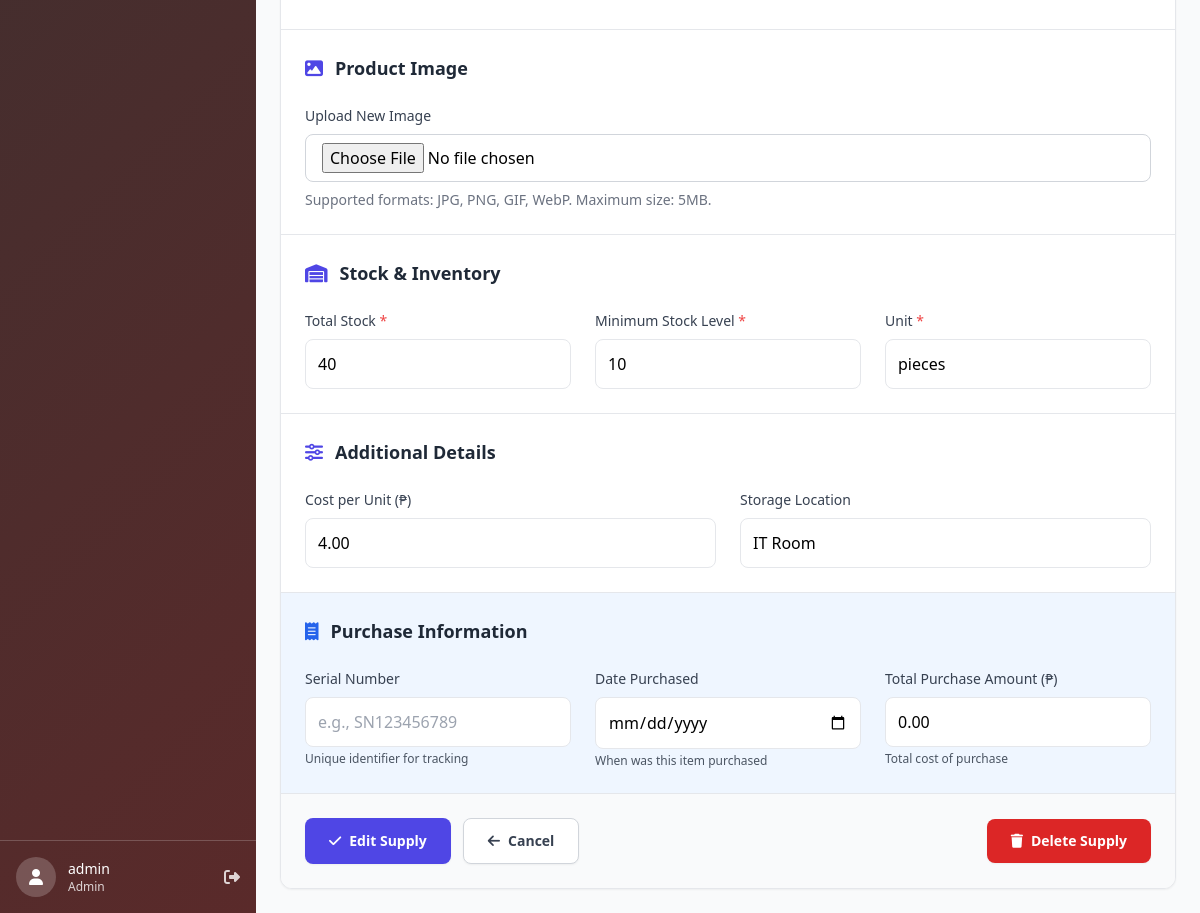
/supplies/41/edit/ (signed in, lower part), run on an earlier commit of the app's database.
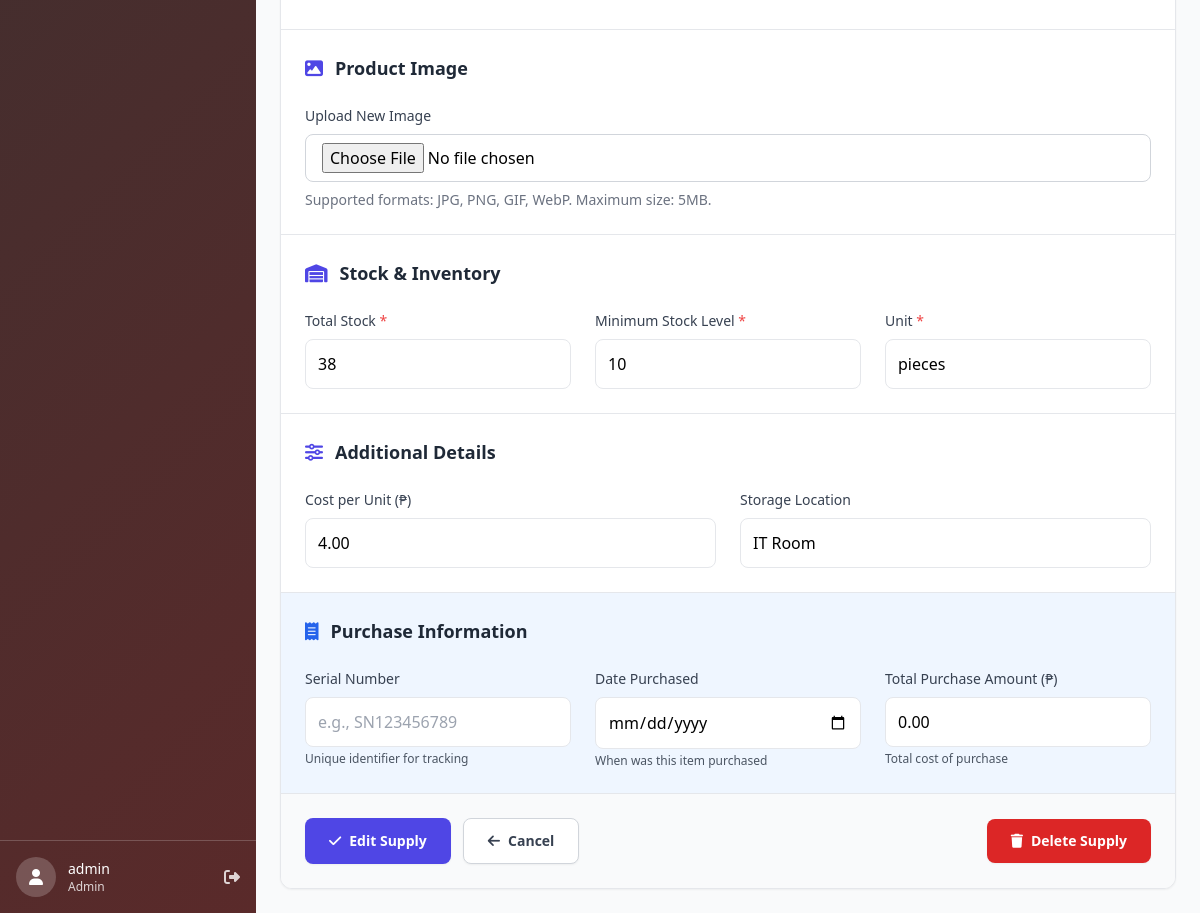
And on a later commit of the database.
### inventory/models.py (models this page shows, shortened)
class Supply(models.Model):
    name = models.CharField(max_length=200)
    description = models.TextField()
    category = models.ForeignKey(SupplyCategory, on_delete=models.CASCADE, related_name='supplies')
    quantity = models.PositiveIntegerField(default=0)
    min_stock_level = models.PositiveIntegerField(default=5)
    unit = models.CharField(max_length=50, default='pieces')
    cost_per_unit = models.DecimalField(max_digits=10, decimal_places=2, default=0.00)
    qr_code = models.ImageField(upload_to='qr_codes/', blank=True, null=True)
    image = models.ImageField(upload_to='supply_images/', blank=True, null=True, help_text="Product image or photo")
    location = models.CharField(max_length=100, default='Main Storage')
    is_consumable = models.BooleanField(default=False, help_text="Check if this item is consumable (e.g., paper, pens). Unchecked means non-consumable (e.g., equipment)")
    serial_number = models.CharField(max_length=100, blank=True, null=True, help_text="Serial number or code for tracking")
    date_purchased = models.DateField(blank=True, null=True, help_text="Date when the item was purchased")
    amount = models.DecimalField(max_digits=12, decimal_places=2, default=0.00, help_text="Total purchase amount")
    created_at = models.DateTimeField(auto_now_add=True)
    updated_at = models.DateTimeField(auto_now=True)
    class Meta:
        verbose_name_plural = "Supplies"

### inventory/views.py (the view)
# urls.py: path('supplies/<int:pk>/edit/', views.supply_edit, name='supply_edit'),
@login_required
def supply_edit(request, pk):
    if request.user.role not in ['admin', 'gso_staff']:
        messages.error(request, 'You do not have permission to edit supplies.')
        return redirect('supply_list')
    supply = get_object_or_404(Supply, pk=pk)
    if request.method == 'POST':
        previous_quantity = supply.quantity
        form = SupplyForm(request.POST, request.FILES, instance=supply)
        if form.is_valid():
            supply = form.save()
            messages.success(request, f'Supply "{supply.name}" updated successfully.')
            if previous_quantity != supply.quantity:
                alert_message = check_low_stock_alerts(supply, previous_quantity, supply.quantity)
                if alert_message:
                    messages.warning(request, alert_message)
            return redirect('supply_detail', pk=supply.pk)
    else:
        form = SupplyForm(instance=supply)
    return render(request, 'inventory/supply_form.html', {'form': form, 'supply': supply, 'action': 'Edit'})

### inventory/context_processors.py (called while the page is built)
def unread_notifications(request):
    if not request.user or not request.user.is_authenticated:
        return {}
    unread_qs = Notification.objects.filter(recipient=request.user, is_read=False)
    context = {
        'unread_notifications_count': unread_qs.count(),
        'unread_notifications': unread_qs[:6],
    }
    if request.user.role in ['admin', 'gso_staff']:
        from .models import Supply
        from django.db.models import F
        low_stock_qs = Supply.objects.filter(quantity__lte=F('min_stock_level'))
        context['low_stock_count'] = low_stock_qs.count()
        context['low_stock_items_global'] = low_stock_qs[:5]
    return context

### inventory/models.py (called while the page is built)
    def __str__(self):
        return self.name

### templates/inventory/supply_form.html (shortened to what the changed rows need)
{% extends 'base.html' %}
{% block content %}
<div class="bg-white rounded-xl shadow-sm border border-gray-200 overflow-hidden">
    <form method="post" enctype="multipart/form-data" class="space-y-0">
        <div class="border-b border-gray-200 p-6">
            <h2 class="text-lg font-semibold text-gray-800 mb-6 flex items-center">
                <i class="fas fa-image text-indigo-600 mr-3"></i>
                Product Image
            </h2>
        </div>
        <div class="border-b border-gray-200 p-6">
            <h2 class="text-lg font-semibold text-gray-800 mb-6 flex items-center">
                <i class="fas fa-warehouse text-indigo-600 mr-3"></i>
                Stock & Inventory
            </h2>
            <div class="grid grid-cols-1 md:grid-cols-3 gap-6">
                <div>
                    <label for="{{ form.quantity.id_for_label }}" class="block text-sm font-medium text-gray-700 mb-2">
                        Total Stock <span class="text-red-500">*</span>
                    </label>
                    {{ form.quantity }}
                </div>
                <div>
                    <label for="{{ form.min_stock_level.id_for_label }}" class="block text-sm font-medium text-gray-700 mb-2">
                        Minimum Stock Level <span class="text-red-500">*</span>
                    </label>
                    {{ form.min_stock_level }}
                </div>
                <div>
                    <label for="{{ form.unit.id_for_label }}" class="block text-sm font-medium text-gray-700 mb-2">
                        Unit <span class="text-red-500">*</span>
                    </label>
                    {{ form.unit }}
                </div>
            </div>
        </div>
        <div class="border-b border-gray-200 p-6">
            <h2 class="text-lg font-semibold text-gray-800 mb-6 flex items-center">
                <i class="fas fa-sliders-h text-indigo-600 mr-3"></i>
                Additional Details
            </h2>
            <div class="grid grid-cols-1 md:grid-cols-2 gap-6">
                <div>
                    <label for="{{ form.cost_per_unit.id_for_label }}" class="block text-sm font-medium text-gray-700 mb-2">
                        Cost per Unit (₱)
                    </label>
                    {{ form.cost_per_unit }}
                </div>
                <div>
                    <label for="{{ form.location.id_for_label }}" class="block text-sm font-medium text-gray-700 mb-2">
                        Storage Location
                    </label>
                    {{ form.location }}
                </div>
            </div>
        </div>
        <div class="border-b border-gray-200 p-6 bg-blue-50">
            <h2 class="text-lg font-semibold text-gray-800 mb-6 flex items-center">
                <i class="fas fa-receipt text-blue-600 mr-3"></i>
                Purchase Information
            </h2>
            <div class="grid grid-cols-1 md:grid-cols-3 gap-6">
                <div>
                    <label for="{{ form.serial_number.id_for_label }}" class="block text-sm font-medium text-gray-700 mb-2">
                        Serial Number
                    </label>
                    {{ form.serial_number }}
                    <p class="mt-1 text-xs text-gray-600">Unique identifier for tracking</p>
                </div>
                <div>
                    <label for="{{ form.date_purchased.id_for_label }}" class="block text-sm font-medium text-gray-700 mb-2">
                        Date Purchased
                    </label>
                    {{ form.date_purchased }}
                    <p class="mt-1 text-xs text-gray-600">When was this item purchased</p>
                </div>
                <div>
                    <label for="{{ form.amount.id_for_label }}" class="block text-sm font-medium text-gray-700 mb-2">
                        Total Purchase Amount (₱)
                    </label>
                    {{ form.amount }}
                    <p class="mt-1 text-xs text-gray-600">Total cost of purchase</p>
                </div>
            </div>
        </div>
    </form>
</div>
{% endblock %}

What changed in the data, as far as the page shows it:
changed Supply "pieces": quantity "40" → "38"
